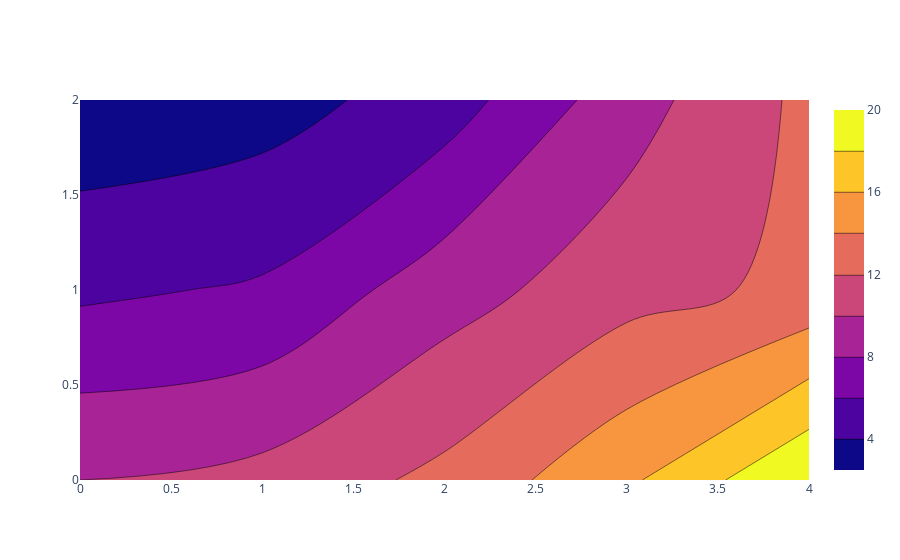

Here is the notebook cell this chart was saved with:
### Code cell
fig = go.Figure(data = go.Contour(
            z=[[10, 10.625, 12.5, 15.625, 20],
               [5.625, 6.25, 9.125, 11.25, 12.5],
               [2.5, 3.125, 5, 9.125, 12.5]]
        ))
fig.show()

### Figure 1 — Plotly figure (JSON) as saved in the notebook; plotly's stock layout.template omitted (floating-point values rounded to 4 significant figures)
{"data": [{"type": "contour", "z": [[10, 10.62, 12.5, 15.62, 20], [5.625, 6.25, 9.125, 11.25, 12.5], [2.5, 3.125, 5, 9.125, 12.5]]}], "layout": {}}
